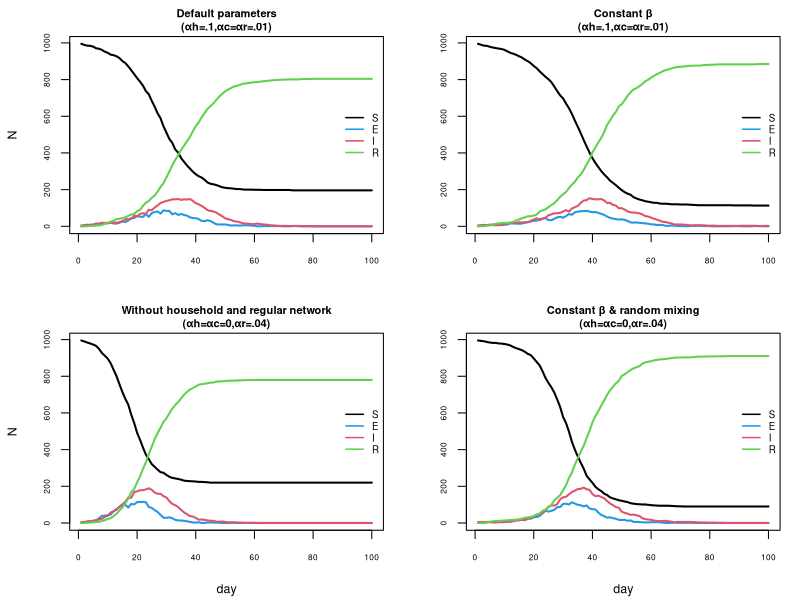

The R source for this figure:
# Team Members: 
# 1. Shivasharini Govindasamy (Sharuuu27) - S2766392
# 2. Yu-Hsuan Hung (YuHsuan07) - S2793274
# 3. Yasuhiro Hara (hiroh-git) - S2826059

# Team Contributions:
# Shivasharini - Developed the household vector h generation (Q1) 
                #and the get.net function for the regular contact network (Q2)
# Yu-Hsuan - Implemented the core SEIR simulation function, nseir, 
            #which includes the social structure elements (Q3)
# Yasuhiro- Developed the function for plotting the simulation dynamics (Q4) 
            #and performed the comparative analysis of the four model scenarios (Q5)

# Github repo link:
# https://github.com/Sharuuu27/Extended-Statistical-Programming-Group-7/tree/main/Assignment2 

## OVERVIEW: STOCHASTIC SEIR SIMULATION WITH SOCIAL STRUCTURE
# This script implements a stochastic SEIR epidemiological model.
# The model incorporates explicit social structure by simulating contact based on 
# household membership, individual social networks, and random mixing.

## CODE STRUCTURE:
# 1. Setup (N, hmax) and Household Assignment
# 2. Sociability Parameter generation and Network Generation function
# 3. SEIR simulation function (nseir)
# 4. Plotting function (plot_graphs)
# 5. Scenario Comparison and Plotting
# 6. Interpretation of the plots

set.seed(0)

## Step 1: Household Assignment
### To assign the n people to their unique household ID
n <- 1000 ## Define population size N
hmax <- 5  ## Max household size

## Create household vector 'h' such that household sizes are 
## uniformly distributed between 1 and hmax.
## This one-liner uses: 
## 1. sampling sizes (sample(1:hmax, n, replace = TRUE))
## 2. repeating household IDs (rep(1:n, times = ...))
## 3. sampling the first N elements and shuffling (sample(...)[1:n])
h <- sample(rep(1:n, times = sample(1:hmax, n, replace = TRUE))[1:n])


## Step 2: Assignment of Sociability Parameter (beta_i) and Network Generation.
### To assign Sociability Parameter (beta_i)
# Generates the vector of sociability parameters (beta_i) for each person.
beta <- runif(n)

get.net <- function(beta, h, nc = 15) {
  ## Function to generate the regular contact network.
  ## The network excludes household members
  n <- length(beta) 
  mean_beta <- mean(beta)
  ## Calculate the denominator used in the link probability formula
  prob_denominator <- mean_beta^2 * (n - 1)
  # creating network list of all n people
  network <- replicate(n, integer(0), simplify = FALSE) 
  # creating all possible pairs
  row1 <- c(); row2 <- c()
  row1 <- unlist(sapply(1:n, function(i) rep(i, n-i+1)))
  row2 <- unlist(sapply(1:(n-1), function(i) (i+1):n))
  unique_pairs <- array(c(row1, row2),dim=c(length(row1), 2))
  unique_pairs <- t(unique_pairs)
  # to identify which pairs are household members
  household_member <- h[unique_pairs[1, ]] == h[unique_pairs[2, ]]
  
  # to store the pairs which are NOT household members
  non_household <- unique_pairs[, !household_member]
  # contact network probability and cap at 1
  link <- ((nc * beta[non_household[1, ]] * beta[non_household[2, ]]) 
           / prob_denominator)
  
  # generate uniform random numbers to compare with contact network probability
  random_u <- runif(ncol(non_household))
  regular_contact <- random_u < link
  # to store the regular contacts only
  network_list <- non_household[, regular_contact]
  # To add regular contacts to each person's list
  for (j in 1:ncol(network_list)) {
    person_1 <- network_list[1, j] 
    person_2 <- network_list[2, j] 
    
    
    network[[person_1]] <- c(network[[person_1]], person_2)
    network[[person_2]] <- c(network[[person_2]], person_1)
  }
  
  return(network)
  
}

alink <- get.net(beta, h)


## Step 3: Implementation of the SEIR Simulation Model
## SEIR simulation model with social structure
nseir <- function(beta, h, alink, alpha = c(.1, .01, .01), delta = .2, 
                  gamma = .4, nc = 15,nt = 100, pinf = .005) {
  ## beta = socialibility parameter;
  ## h = household each person belongs to;
  ## alpha = the daily probs I[i] -> S[j]
  ## Note: Each alpha stands for 
  ## - household transmission prob
  ## - contact network transmission prob
  ## - random mixing base prob
  ## gamma = daily prob E -> I; delta = daily prob I -> R;
  ## nc = Average contacts; nt = number of days
  ## pinf = initial proportion infected.
  
  ##Initialization 
  set.seed(0)
  n <- length(beta)
  x <- rep(0, n)
  ni <- round(n * pinf)
  
  ## Randomly set the initial number of infected individuals (I=2)
  x[1:ni] <- 2
  
  ## Pre-calculate constant denominator for 3rd way
  mean_beta <- mean(beta)
  prob_deno <- mean_beta^2 * (n - 1)
  
  ## Set up storage for each state
  S <- E <- I <- R <- rep(0, nt)
  
  ## Record initial population counts (Day 1)
  S[1] <- n-ni;I[1] <- ni
  
  ## Loop over the remaining days
  for (t in 2:nt) {
    
    u <- runif(n)          ## generate uniform random deviates
    I_idx <- which(x == 2) ## get infection indices
    
    ## Fixed Probability Transitions (I -> R & E -> I)
    x[x == 2 & u < delta] <- 3 ## I -> R with prob delta
    x[x == 1 & u < gamma] <- 2 ## E -> I with prob gamma
    
    # S -> E Transitions (Three ways)
    for (i in I_idx) {  ## Loop through each infector i
      h_id <- h[i]      ## get the household ID of i
      net_idx <- alink[[i]] ## get the regular network contacts (indices) of i
      
      ## 1st way: household transmission
      ## Find people who are S(0) and in i's household
      S_same_hh_idx <- which(x == 0 & h == h_id)
      S_same_hh_idx_len <- length(S_same_hh_idx)
      ## check if there are any S targets in the household
      if (S_same_hh_idx_len > 0) {
        ## generate uniform random deviates
        u_hh <- runif(S_same_hh_idx_len)
        
        ## determine who is infected (prob alpha[1]).
        x[S_same_hh_idx[u_hh < alpha[1]]] <- 1 ## S-> E with prob alpha[1]
      }
      
      ## 2nd way: Regular Network Transmission
      ## Filter out contacts who are still S(0)
      S_net_idx <- net_idx[x[net_idx] == 0]
      S_net_idx_len <- length(S_net_idx)
      ### check if there are any S targets in the regular network
      if (S_net_idx_len > 0) {
        ## generate uniform random deviates
        u_net <- runif(S_net_idx_len)
        ## determine who is infected (prob alpha[2])
        x[S_net_idx[u_net < alpha[2]]] <- 1 ## S-> E with prob alpha[2]
      }
      
      ## 3rd way: Irrespective Transmission 
      # Find all susceptible individuals
      S_noinf_idx <- which(x == 0)
      S_noinf_idx_len <- length(S_noinf_idx)
      ## check if there are any S targets
      if (S_noinf_idx_len > 0) {
        ## Setting P_random
        ## Note: Use pmin to cap probability at 1
        P_random <- alpha[3] * nc * beta[i] * beta[S_noinf_idx] / prob_deno
        ## generate uniform random deviates
        u_random <- runif(S_noinf_idx_len)
        ## determine who is infected (prob P_random)
        x[S_noinf_idx[u_random < P_random]] <- 1 ## S-> E with prob P_random
      }
    }
    
    ## Store daily results by counting individuals in each state
    S[t] <- sum(x == 0); E[t] <- sum(x == 1)
    I[t] <- sum(x == 2); R[t] <- sum(x == 3)
  }
  
  return(list(S = S, E = E, I = I, R = R, t=1:nt))
}


## Step 4: Function for plotting simulation results
## A function to nicely plot the dynamics of the simulated population states
## Uses base R plotting functions (plot, lines) and graphical parameters (par)
plot_graphs <- function(alphas, betas, labels, h, alink) {
  ## alphas = the daily probs I[i] -> S[j] in matrix format;
  ## betas = the transmission rate parameter in matrix format;
  ## labels = title of each parameter settings
  
  ## setting for plotting multiple graphs
  ncol <- length(alphas[1,])    ## set number of graphs to plot
  
  # Set up graphical parameters for multi-panel plot (2 rows, 2 columns if ncol=4).
  # mfcol fills plots column by column.
  par(mfcol=c(2,ncol/2),        ## layout setting of the plot
      mar=c(4,4,2,1),           ## margin settings
      oma=c(.2,.2,.2,.2),       ## outer margin settings
      family="sans",            ## font style settings (Arial)
      cex.axis=.6, cex.lab=.9)  ## font size settings
  
  for (i in 1:ncol){
    ## Determine axis labels based on panel position
    ## Y label 'N' is drawn only on the first column (i=1, 2).
    if (i<=2) scY <- "N" else scY <- ""      ## draw Y-axis label on the left graphs
    if (i%%2==0) scX <- "day" else scX <- "" ## draw X-asix label on the bottom graphs
    
    ## Simulate SEIR model with nseir function
    epi <- nseir(beta=betas[,i],h,alink,alpha=alphas[,i])
    
    ## plot simulated data
    plot(x=epi$t, y=epi$S,
         ylim=c(0,max(epi$S)),xlab=scX,ylab=scY,
         main=labels[i],
         type="l",cex=.5,cex.main=.8,lwd=2) ## S (black)
    lines(x=epi$t, y=epi$E,
          col=4,type="l",cex=.5,lwd=2)      ## E (blue)
    lines(x=epi$t, y=epi$I,
          col=2,type="l",cex=.5,lwd=2)      ## I (red)
    lines(x=epi$t, y=epi$R,
          col=3,type="l",cex=.5,lwd=2)      ## R (green)
    legend(x="right",y="center",            ## legend
           legend=c("S", "E", "I", "R"), col=c(1, 4, 2, 3),
           lty=1, bty="n",cex=.7,lwd=1.5)
  }
}


## Step 5: Compare 4 scenarios and plot
## Prepare parameters for the 4 required scenarios: 
## 1. Full model, varied beta (Default)
## 2. Random mixing, varied beta
## 3. Full model, constant beta
## 4. Random mixing, constant beta
alphas <- array(c(c(.1,.01,.01),
                  c(0,0,.04),
                  c(.1,.01,.01),
                  c(0,0,.04)),
                dim=c(3,4))

set.seed(0)

## Generate constant beta set to the average of beta_u for every element
beta_mean <- rep(mean(beta),n)
betas <- array(c(beta,beta,beta_mean,beta_mean),
               dim=c(n,4))

## Labels describing each scenario for plotting
labels <- c("Default parameters\n(αh=.1,αc=αr=.01)",
            "Without household and regular network\n(αh=αc=0,αr=.04)",
            "Constant β\n(αh=.1,αc=αr=.01)",
            "Constant β & random mixing\n(αh=αc=0,αr=.04)")

## Plot graphs
plot_graphs(alphas, betas, labels, h=h, alink=alink)


## The apparent effect of the household and network structure, relative to random mixing

### Overview:
# The epidemic spreads faster when the model is computed without the household 
# and regular network structure (bottom plots). 
# In addition, it has a bigger outbreak when sociability parameter beta is constant.

# When assuming random mixing only, not only the social structure, but also 
# everyone has a higher probability to infect others in the population (due to
# bigger numerator of the daily probability of i infecting j), which may
# accelerating the expand of the epidemic.
# This can be supported with the fact that the less number of people remaining
# in state S(susceptible) at the end of the simulation compared to other 2 scenarios. 

# Furthermore, differences in the settings of the sociability parameter may
# suggest that individuals with a relatively low level of sociability may suppress
# the infection with a variable sociability parameter, resulting in slower 
# overall expansion compared to a scenario in which everyone has an average level
# of sociability.


### Details of each graph
## 1. Default parameters
# (alpha_h =.1, alpha_c = alpha_r =.01; beta varied) (left top)
#
# The number of infected (I, red line) and exposed (E, blue line) peaks 
# around days 38 and 30, respectively. The susceptible (S, black line) 
# population declines, reaching a minimum of approximately 200 on day 50. 
# The recovered (R, green line) population increases and plateaus near 800.


## 2. Without household and regular network
# (alpha_h = alpha_c = 0, alpha_r =.04; beta varied) (left bottom)
# 
# The spread and resolution are faster than in the default scenario. The 
# peaks of states I and S are higher at approximately 200 and 150, respectively. 
# The peaks of infected and exposed also occur earlier, around days 25 and 
# 20 respectively, suggesting that the epidemic spreads and resolves 
# relatively quickly. The population of the state S drops sharply, reaching a 
# minimum of approximately 200 on day 40. The state's R population plateaus 
# at approximately 800. The high transmission through random mixing (alpha_r =.04) 
# likely drives this rapid spread.


## 3. Constant beta
# (alpha_h =.1, alpha_c = alpha_r =.01; beta constant) (right top)
#
#  The overall shape of the epidemic is very similar to the default parameters, 
# but the minimum value of state S's population is lower, approximately 150, 
# and the maximum value of R's population is higher, approximately 850. 
# This suggests that the homogeneity of beta slightly increased the spread.


## 4. Constant beta & random mixing
# (alpha_h = alpha_c = 0, alpha_r =.04; beta constant) (right bottom)
#
#  The peaks of the I and E states are higher than in scenarios 1 and 3, 
# at around 200 and 150 respectively. These peaks occur earlier, 
# on days 35 and 25 respectively.
# The minimum value of state S's population is lower, approximately 100,
# and the maximum value of R's population is higher, approximately 900. 
# Similar to 3rd scenario, using a constant beta over a varied beta 
# slightly increases the size of the epidemic.
